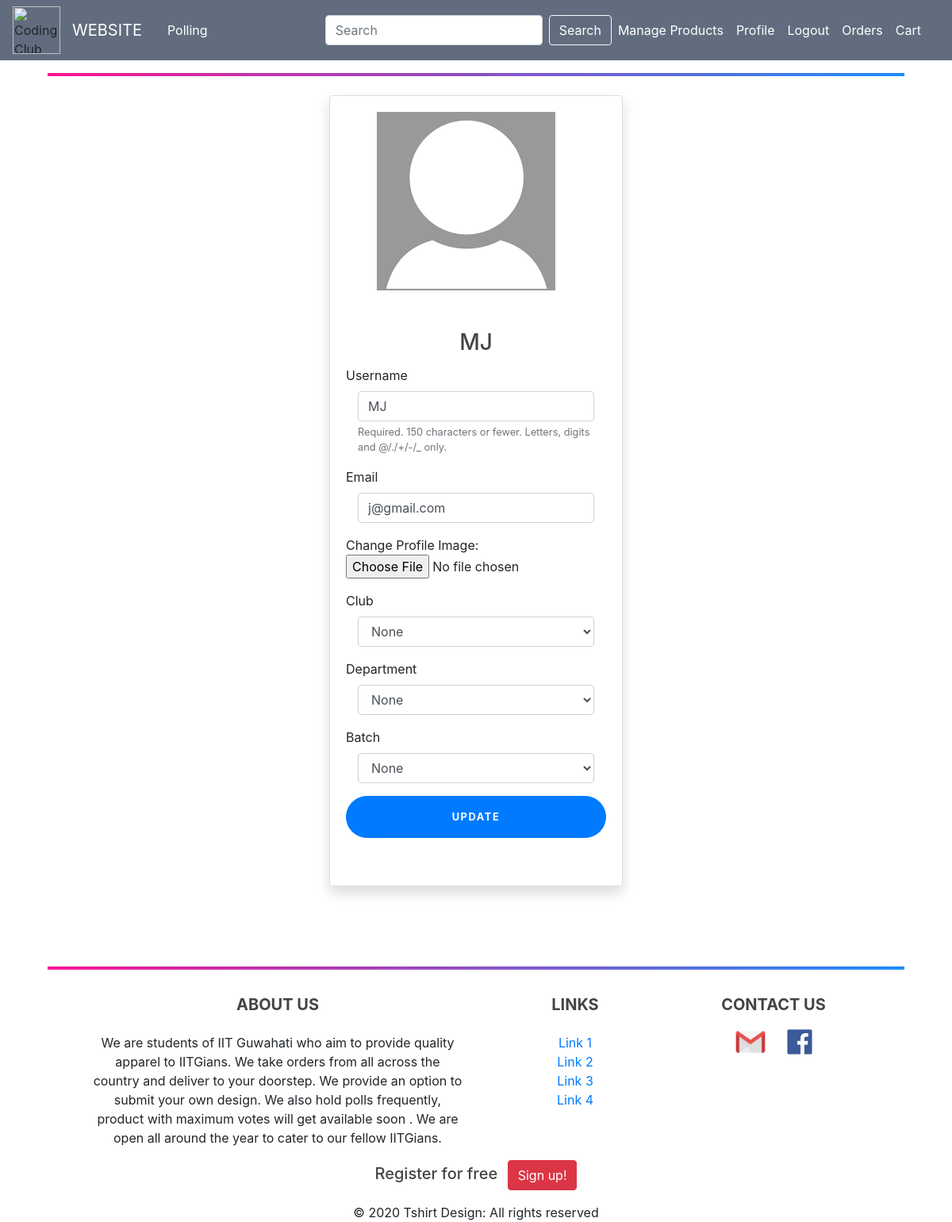
The app's page /profile/ (signed in), older data.
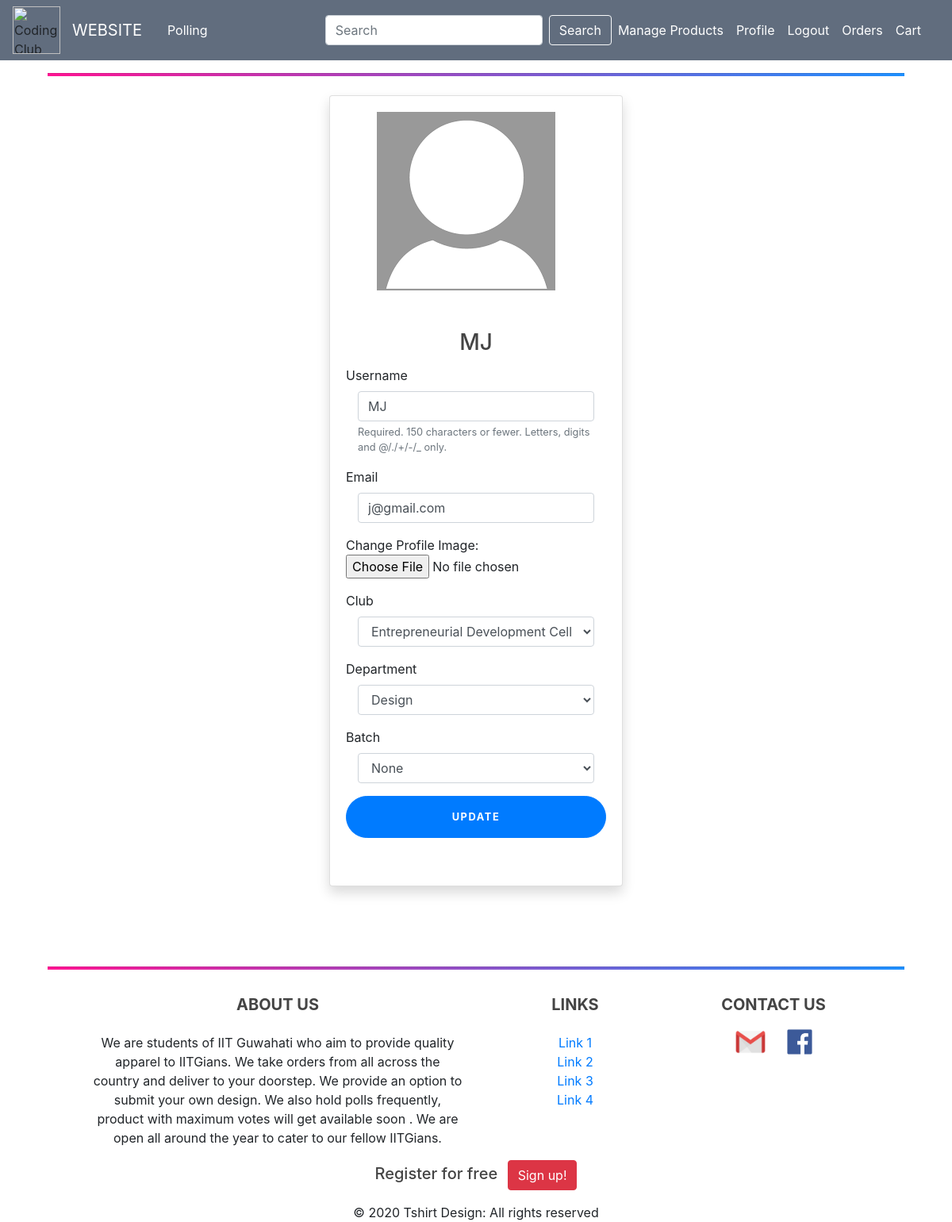
The same page, newer data.
### users/models.py (models this page shows, shortened)
class Profile(models.Model):
    user = models.OneToOneField(User, related_name="profile", on_delete=models.CASCADE)
    image = models.ImageField(default='default.png', upload_to='profile_pics')
    is_merchant = models.BooleanField(default=False)
    department = models.CharField(max_length=120, choices=DEPARTMENTS, default='None')
    club = models.CharField(max_length=120, choices=CLUBS, default='None')
    batch = models.CharField(max_length=4, choices=BATCH, default='None')

### users/views.py (the view)
# urls.py: path('profile/', user_views.profile, name='profile'),
@login_required
def profile(request):
    if request.method == 'POST':
        u_form = UserUpdateForm(request.POST, instance=request.user)
        p_form = ProfileUpdateForm(request.POST,
                                   request.FILES,
                                   instance=request.user.profile)
        if u_form.is_valid() and p_form.is_valid():
            u_form.save()
            p_form.save()
            messages.success(request, f'Your account has been Updated!')
            return redirect('profile')
    else:
        u_form = UserUpdateForm(instance=request.user)
        p_form = ProfileUpdateForm(instance=request.user.profile)
    context = {
        'u_form': u_form,
        'p_form': p_form,
    }
    return render(request, 'users/profile.html', context)

### users/forms.py
class UserUpdateForm(forms.ModelForm):
    email = forms.EmailField()
    class Meta:
        model = User
        fields = ['username', 'email']

class ProfileUpdateForm(forms.ModelForm):
    class Meta:
        model = Profile
        fields = ['image', 'club', 'department', 'batch']

### users/templates/users/profile.html (shortened to what this page needs)
{% extends "blog/base.html" %}
{% load crispy_forms_tags %}
{% block content %}
    <div class="col-lg-4 col-md-10 col-sm-11 mt-4 mx-auto">
        <div class="card shadow">
            <div class="card-body ">
                <div class="img-crop mb-4">
                    <img src="{{user.profile.image.url}}" alt="profile-image">
                </div>
                <h3 class="card-title text-center">{{ user.username }}</h3>
                <form class="form-signin"  method="POST" enctype="multipart/form-data">
                    <div class="form-group">
                        <label for="{{u_form.username.id_for_label}}" >{{ u_form.username.label }}</label>
                        <div class="col-sm-12">
                            <input type="text" class="form-control" placeholder="Username" name="{{ u_form.username.html_name }}" id="{{u_form.username.id_for_label}}" value="{{ u_form.username.value|default_if_none:''}}" required>
                            <small class="form-text text-muted">{{ u_form.username.help_text }} </small>
                        </div>
                    </div>
                    <div class="form-group">
                        <label for="{{u_form.email.id_for_label}}">{{ u_form.email.label }}</label>
                        <div class="col-sm-12">
                            <input type="email" class="form-control"  placeholder="Email" name="{{u_form.email.html_name}}" id="{{u_form.email.id_for_label}}" value="{{ u_form.email.value|default_if_none:'' }}" required >
                        </div>
                    </div>
                    <div class="form-group row">
                        <div class="col-sm-12">
                            Change Profile Image:
                            <input class="text-body" type="file" accept="image/*" name="{{ p_form.image.name }}" id="{{p_form.image.id_for_label}}" >
                        </div>
                    </div>
                    <div class="form-group">
                        <label for="{{p_form.club.id_for_label}}" >Club</label>
                        <div class="col-sm-12">
                            <select name="{{ p_form.club.name }}" class="form-control" id="{{p_form.club.id_for_label}}" required >
                                {% for k in p_form.club %}
                                    {{ k }}
                                {% endfor %}
                            </select>
                        </div>
                    </div>
                    <div class="form-group">
                        <label for="{{p_form.department.id_for_label}}" >Department</label>
                        <div class="col-sm-12">
                            <select name="{{ p_form.department.name }}" class="form-control" id="{{p_form.department.id_for_label}}" required >
                                {% for k in p_form.department %}
                                    {{ k }}
                                {% endfor %}
                            </select>
                        </div>
                    </div>
                     <div class="form-group">
                        <label for="{{p_form.batch.id_for_label}}" >Batch</label>
                        <div class="col-sm-12">
                            <select name="{{ p_form.batch.name }}" class="form-control" id="{{p_form.batch.id_for_label}}" required >
                                {% for k in p_form.batch %}
                                    {{ k }}
                                {% endfor %}
                            </select>
                        </div>
                    </div
                    <div class="col-sm-6 mx-auto"><button class="btn btn-lg btn-primary btn-block text-uppercase" type="submit">Update</button></div>
                    <br>
            </div>
        </div>
{% endblock content %}

Row changes from the older to the newer data that the page shows:
changed Profile "None": club "None" → "Entrepreneurial Development Cell"; department "None" → "Design"
